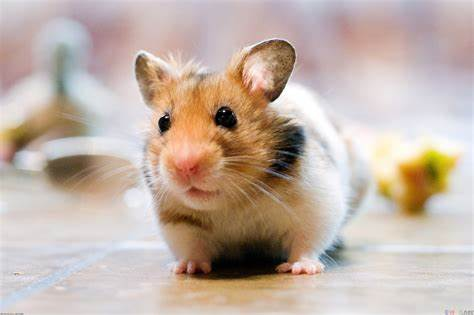
#> input picture filter/hamster.jpg, 474 x 315 px
$ python filter.py
#> lines starting #> are read from the running program, lines starting #| are printed output that depends on the picture
import numpy as np
import matplotlib.pyplot as plt
from PIL import Image

def custom_filter_func(image_path, output_path, custom_filter, offset, scale):
#> called with image_path = 'hamster.jpg', output_path = 'filtered_image.jpg', custom_filter = array of shape (3, 3), offset = 0, scale = 1
    img = np.array(Image.open(image_path))
#> img is the input picture: shape (315, 474, 3); mean R, G, B 194.9, 177.9, 166.9
    height, width, channels = img.shape
#> height = 315; width = 474; channels = 3

    filtered = np.zeros_like(img, dtype=np.float32)

    for i in range(channels):
        for x in range(1, height - 1):
            for y in range(1, width - 1):
                result = (
                    custom_filter[0, 0] * img[x - 1, y - 1, i] +
                    custom_filter[0, 1] * img[x - 1, y, i] +
                    custom_filter[0, 2] * img[x - 1, y + 1, i] +
                    custom_filter[1, 0] * img[x, y - 1, i] +
                    custom_filter[1, 1] * img[x, y, i] +
                    custom_filter[1, 2] * img[x, y + 1, i] +
                    custom_filter[2, 0] * img[x + 1, y - 1, i] +
                    custom_filter[2, 1] * img[x + 1, y, i] +
                    custom_filter[2, 2] * img[x + 1, y + 1, i]
                ) / scale + offset

                filtered[x, y, i] = np.clip(result, 0, 255)
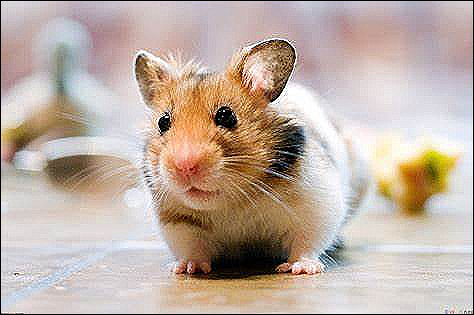
#> filtered: shape (315, 474, 3) float32; mean R, G, B 192.4, 175.7, 164.8

    filtered = filtered.astype(np.uint8)
    Image.fromarray(filtered).save(output_path)
    plot_images(img, filtered)

def plot_images(original, filtered):

    fig, axes = plt.subplots(1, 2, figsize=(10, 5))
    axes[0].imshow(original)
    axes[0].set_title('Original Image')
    axes[0].axis('off')
    axes[1].imshow(filtered)
    axes[1].set_title('Filtered Image')
    axes[1].axis('off')
    plt.show()
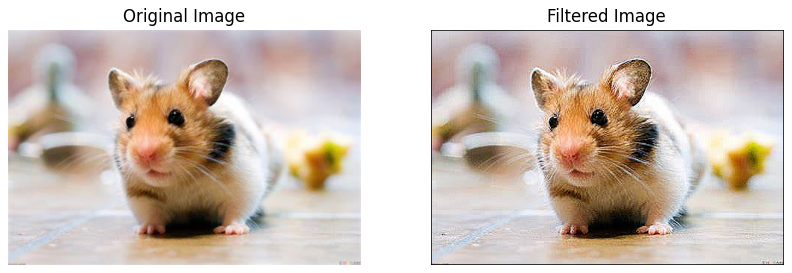
#> figure drawn by matplotlib, 2 panels

if __name__ == "__main__":

    input_path = "hamster.jpg" #img.jpg e po golqma i bavno zarezhdat filtrit , no i s neq gi testvah
    output_path = "filtered_image.jpg"

    custom_filter = np.array([
     [0, -1, 0],
     [-1, 5, -1],
     [0, -1, 0]
    ])

    offset = 0
    scale = 1

    custom_filter_func(input_path, output_path, custom_filter, offset, scale)

    #blur
    # custom_filter = np.array([
    #     [2, 2, 2],
    #     [2, 3, 2],
    #     [2, 2, 2]
    # ])

    # offset = 0
    # scale = 19

    #inverted
    #  custom_filter = np.array([
    #     [0, 0, 0],
    #     [0, -1, 0],
    #     [0, 0, 0]
    # ])

    # offset = 255
    # scale = 1

    #emboss
    # custom_filter = np.array([
    #     [0, 0, 0],
    #     [0, 1, 0],
    #     [0, 0, -1]
    # ])

    # offset = 128
    # scale = 1

    #sharpen
    # custom_filter = np.array([
    #     [0, -1, 0],
    #     [-1, 5, -1],
    #     [0, -1, 0]
    # ])

    # offset = 0
    # scale = 1
